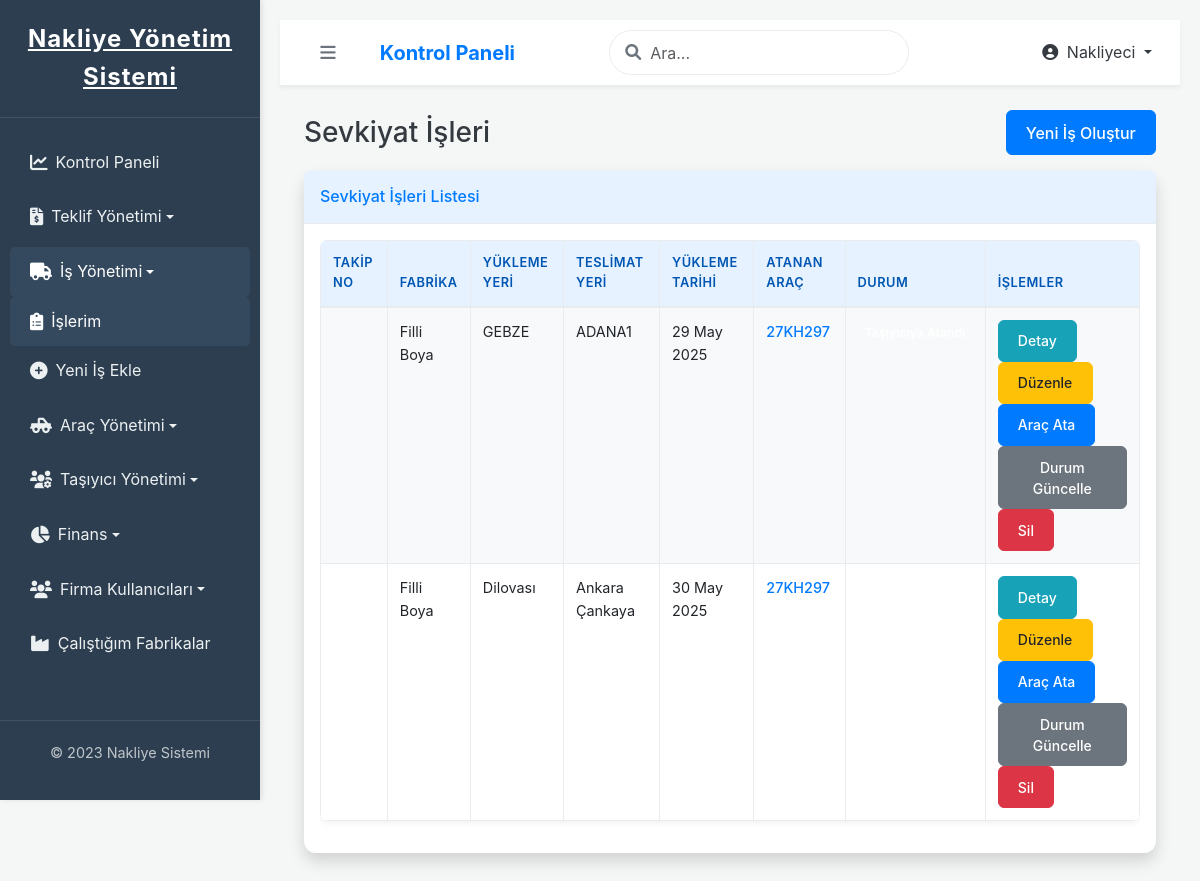
The app's page /nakliyeci/isler/ (signed in), older data.
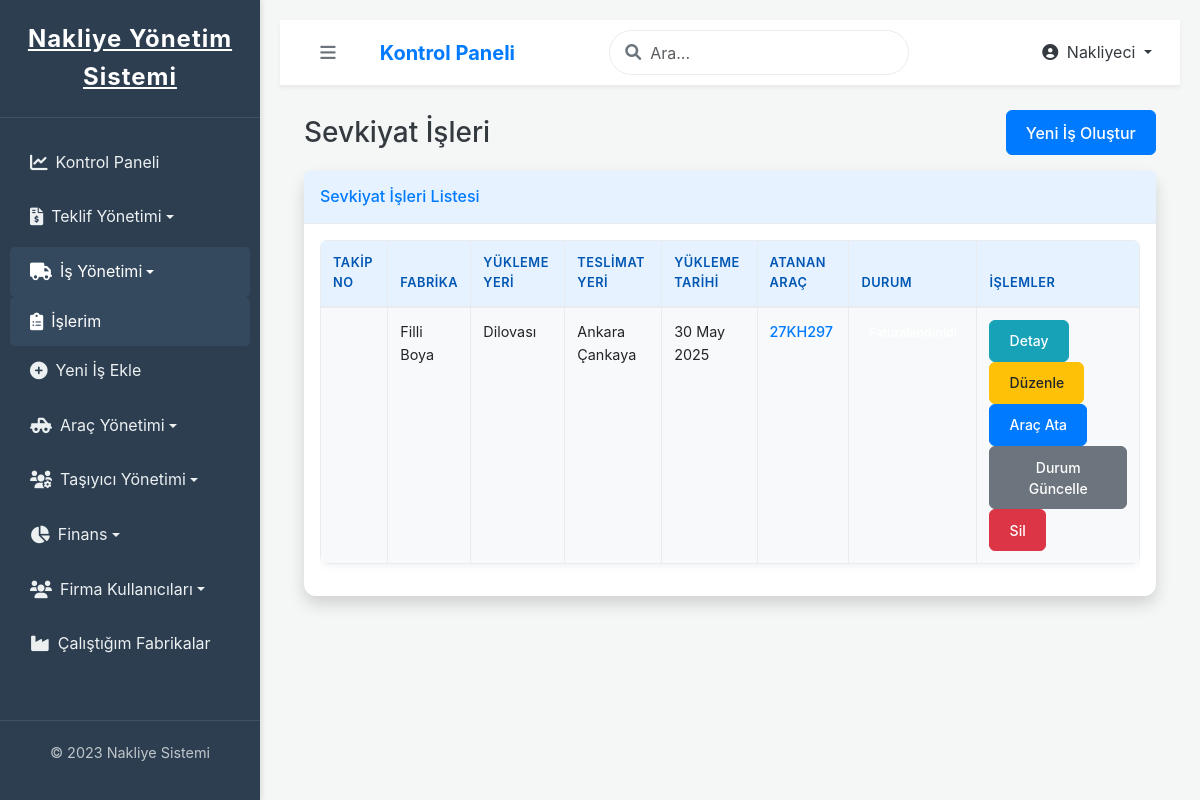
The same page, newer data.
### ana_uygulama/models.py (models this page shows, shortened)
class Shipment(models.Model):
    STATUS_CHOICES = [
        ('PENDING_ASSIGNMENT', 'Atama Bekliyor'), # Tekliften sonra veya manuel oluşturulduğunda ilk durum
        ('ASSIGNED', 'Taşıyıcıya Atandı'),
        ('IN_TRANSIT', 'Yolda'),
        ('DELIVERED', 'Teslim Edildi'),
        ('BILLED', 'Faturalandırıldı'), # Fatura kesildiğinde
        ('COMPLETED', 'Tamamlandı'), # Hem teslim edildi hem de tüm süreç bitti (fatura vs.)
        ('CANCELLED', 'İptal Edildi'),
    ]
    quote_request = models.OneToOneField(
        QuoteRequest,
        on_delete=models.SET_NULL,
        null=True, blank=True,
        verbose_name="İlişkili Fiyat Teklifi",
        related_name='shipment' # Tekliften sevkiyata doğru ters ilişki için
    )
    factory = models.ForeignKey(
        Company,
        on_delete=models.PROTECT, # Fabrika silinirse sevkiyatları koru
        limit_choices_to={'company_type': 'FABRIKA'},
        related_name='shipments_as_customer_factory',
        verbose_name="Müşteri Fabrika"
    )
    shipper_company = models.ForeignKey(
        Company,
        on_delete=models.PROTECT, # Nakliyeci silinirse sevkiyatları koru
        limit_choices_to={'company_type': 'NAKLIYECI'},
        related_name='shipments_managed_by_shipper',
        verbose_name="Nakliyeci Firma"
    )
    origin = models.CharField(max_length=255, verbose_name="Yükleme Yeri")
    destination = models.CharField(max_length=255, verbose_name="Teslimat Yeri")
    load_description = models.TextField(verbose_name="Yük Açıklaması")
    pickup_date = models.DateField(verbose_name="Yükleme Tarihi")
    delivery_date = models.DateField(null=True, blank=True, verbose_name="Teslim Tarihi")
    assigned_vehicle = models.ForeignKey(
        Vehicle,
        on_delete=models.SET_NULL,
        null=True, blank=True,
        verbose_name="Atanan Araç",
        related_name='assigned_shipments' # Aracın atandığı sevkiyatları izlemek için
    )
    price_for_factory = models.DecimalField(max_digits=10, decimal_places=2, verbose_name="Fabrikaya Kesilecek Fiyat (TL)")
    cost_for_shipper = models.DecimalField(max_digits=10, decimal_places=2, null=True, blank=True, verbose_name="Nakliyeciye Maliyet (Taşıyıcıya Ödenen) (TL)")
    status = models.CharField(max_length=20, choices=STATUS_CHOICES, default='PENDING_ASSIGNMENT', verbose_name="Durum")
    created_by_user = models.ForeignKey(
        CustomUser,
        on_delete=models.SET_NULL,
        null=True, blank=True,
        related_name='shipments_created',
        verbose_name="Oluşturan Nakliyeci Kullanıcı"
    )
    created_at = models.DateTimeField(auto_now_add=True, verbose_name="Oluşturulma Tarihi")
    updated_at = models.DateTimeField(auto_now=True, verbose_name="Son Güncelleme Tarihi")
    class Meta:
        verbose_name = "İş / Sevkiyat"
        verbose_name_plural = "İşler / Sevkiyatlar"
        ordering = ['-created_at']

class Company(models.Model):
    COMPANY_TYPE_CHOICES = [
        ('FABRIKA', 'Fabrika'),
        ('NAKLIYECI', 'Nakliyeci'),
    ]
    name = models.CharField(max_length=255, verbose_name="Firma Adı")
    company_type = models.CharField(max_length=10, choices=COMPANY_TYPE_CHOICES, verbose_name="Firma Tipi")
    address = models.TextField(blank=True, null=True, verbose_name="Adres")
    phone = models.CharField(max_length=20, blank=True, null=True, verbose_name="Telefon")
    email = models.EmailField(blank=True, null=True, verbose_name="E-posta")
    tax_id_number = models.CharField(max_length=20, blank=True, null=True, verbose_name="Vergi Numarası")
    is_active = models.BooleanField(default=True, verbose_name="Aktif mi?")
    created_at = models.DateTimeField(auto_now_add=True)
    updated_at = models.DateTimeField(auto_now=True)
    class Meta:
        verbose_name = "Firma"
        verbose_name_plural = "Firmalar"
        ordering = ['name']

class Vehicle(models.Model):
    VEHICLE_TYPE_CHOICES = [
        ('CEKICI', 'Çekici'),
        ('DORSE', 'Dorse'),
        ('KAMYON', 'Kamyon'),
        ('KAMYONET', 'Kamyonet'),
        ('MUTEAHHIT', 'Müteahhit (İş Makinesi)'),
        ('DIGER', 'Diğer'),
    ]
    carrier = models.ForeignKey(
        Carrier,
        on_delete=models.CASCADE, # Taşıyıcı silinirse araçları da silinir.
        related_name='vehicles',
        verbose_name="Araç Sahibi (Taşıyıcı)",
    )
    plate_number = models.CharField(max_length=20, unique=True, verbose_name="Plaka Numarası")
    vehicle_type = models.CharField(max_length=20, choices=VEHICLE_TYPE_CHOICES, default='KAMYON', verbose_name="Araç Tipi")
    capacity_ton = models.DecimalField(max_digits=6, decimal_places=2, null=True, blank=True, verbose_name="Kapasite (Ton)")
    capacity_m3 = models.DecimalField(max_digits=6, decimal_places=2, null=True, blank=True, verbose_name="Kapasite (m³)")
    driver_name = models.CharField(max_length=100, verbose_name="Sürücü Adı Soyadı", blank=True, null=True)
    driver_phone = models.CharField(max_length=20, blank=True, null=True, verbose_name="Sürücü Telefonu")
    license_plate_image = models.FileField(
        upload_to='vehicle_documents/plate_images/',
        blank=True,
        null=True,
        verbose_name="Sürücü Belgesi Görseli",
        validators=[FileExtensionValidator(allowed_extensions=['pdf', 'jpg', 'jpeg', 'png'])]
    )
    vehicle_license_image = models.FileField(
        upload_to='vehicle_documents/vehicle_licenses/',
        blank=True,
        null=True,
        verbose_name="Araç Ruhsat Görseli",
        validators=[FileExtensionValidator(allowed_extensions=['pdf', 'jpg', 'jpeg', 'png'])]
    )
    insurance_document = models.FileField(
        upload_to='vehicle_documents/insurances/',
        blank=True,
        null=True,
        verbose_name="Sigorta Poliçesi (PDF/Resim)",
        validators=[FileExtensionValidator(allowed_extensions=['pdf', 'jpg', 'jpeg', 'png'])]
    )
    inspection_document = models.FileField(
        upload_to='vehicle_documents/inspections/',
        blank=True,
        null=True,
        verbose_name="Muayene Belgesi (PDF/Resim)",
        validators=[FileExtensionValidator(allowed_extensions=['pdf', 'jpg', 'jpeg', 'png'])]
    )
    insurance_expiry_date = models.DateField(blank=True, null=True, verbose_name="Sigorta Bitiş Tarihi")
    inspection_expiry_date = models.DateField(blank=True, null=True, verbose_name="Muayene Bitiş Tarihi")
    is_active = models.BooleanField(default=True, verbose_name="Aktif mi?")
    created_at = models.DateTimeField(auto_now_add=True)
    updated_at = models.DateTimeField(auto_now=True)
    class Meta:
        verbose_name = "Araç"
        verbose_name_plural = "Araçlar"
        ordering = ['plate_number']

### ana_uygulama/views.py (the view, shortened to what this page needs)
# urls.py: path('nakliyeci/isler/', views.shipment_list_nakliyeci_view, name='shipment_list_nakliyeci_view'),
@login_required
def shipment_list_nakliyeci_view(request):
    if not request.user.company or request.user.company.company_type != 'NAKLIYECI':
        messages.error(request, "Bu sayfaya erişim izniniz yok.")
        return redirect('ana_uygulama:dashboard')
    base_queryset = Shipment.objects.filter(
        shipper_company=request.user.company
    ).select_related('factory', 'assigned_vehicle', 'quote_request').order_by('-created_at')
    status_filter = request.GET.get('status')
    page_title_suffix = ""
    status_display_name = ""
    shipments = base_queryset
    context = {
        'shipments': shipments,
        'page_title': f"İşlerim{page_title_suffix}",
        'thirty_days_later': timezone.now().date() + timedelta(days=30),
        'current_status_filter': status_filter,
        'status_display_name_for_filter': status_display_name,
        'status_choices': Shipment.STATUS_CHOICES, # For filter in template
    }
    return render(request, 'ana_uygulama/nakliyeci/shipment_list.html', context)

### ana_uygulama/templates/ana_uygulama/nakliyeci/shipment_list.html (shortened to what this page needs)
{% extends "base.html" %}
{% load static %}
{% load humanize %}
{% block content %}
<div class="container-fluid">
    <div class="d-flex justify-content-between align-items-center mb-3">
        <h1 class="h3 mb-0 text-gray-800">Sevkiyat İşleri</h1>
        <a href="{% url 'ana_uygulama:shipment_create_nakliyeci_view' %}" class="btn btn-primary">Yeni İş Oluştur</a>
    </div>
    <div class="card shadow mb-4">
        <div class="card-header py-3">
            <h6 class="m-0 font-weight-bold text-primary">Sevkiyat İşleri Listesi</h6>
        </div>
        <div class="card-body">
            <div class="table-responsive">
                {% if shipments %}
                <table class="table table-bordered table-striped table-hover" id="dataTable" width="100%" cellspacing="0">
                    <thead>
                        <tr>
                            <th>Takip No</th>
                            <th>Fabrika</th>
                            <th>Yükleme Yeri</th>
                            <th>Teslimat Yeri</th>
                            <th>Yükleme Tarihi</th>
                            <th>Atanan Araç</th>
                            <th>Durum</th>
                            <th>İşlemler</th>
                        </tr>
                    </thead>
                    <tbody>
                        {% for shipment in shipments %}
                        <tr>
                            <td>{{ shipment.tracking_number }}</td>
                            <td>{{ shipment.factory.name }}</td>
                            <td>{{ shipment.origin }}</td>
                            <td>{{ shipment.destination }}</td>
                            <td>{{ shipment.pickup_date|date:"d M Y" }}</td>
                            <td>
                                {% if shipment.assigned_vehicle %}
                                    <a href="{% url 'ana_uygulama:vehicle_detail_nakliyeci_view' shipment.assigned_vehicle.id %}" class="text-primary text-decoration-none">
                                        {{ shipment.assigned_vehicle.plate_number }}
                                    </a>
                                {% else %}
                                    Atanmadı
                                {% endif %}
                            </td>
                            <td>
                                <span class="badge {% if shipment.status == 'PENDING' %}badge-pending{% elif shipment.status == 'ASSIGNED' %}badge-assigned{% elif shipment.status == 'IN_TRANSIT' %}badge-in-transit{% elif shipment.status == 'DELIVERED' %}badge-delivered{% elif shipment.status == 'COMPLETED' %}badge-completed{% elif shipment.status == 'CANCELLED' %}badge-cancelled{% endif %}">
                                </span>
                            </td>
                            <td>
                                <a href="{% url 'ana_uygulama:shipment_detail_nakliyeci_view' shipment.id %}" class="btn btn-info btn-sm">Detay</a>
                                <a href="{% url 'ana_uygulama:shipment_update_nakliyeci_view' shipment.id %}" class="btn btn-warning btn-sm">Düzenle</a>
                                <a href="{% url 'ana_uygulama:assign_vehicle_to_shipment_view' shipment.id %}" class="btn btn-primary btn-sm">Araç Ata</a>
                                <a href="{% url 'ana_uygulama:update_shipment_status_nakliyeci_view' shipment.id %}" class="btn btn-secondary btn-sm">Durum Güncelle</a>
                                <a href="{% url 'ana_uygulama:shipment_delete_nakliyeci_view' shipment.id %}" class="btn btn-danger btn-sm">Sil</a>
                            </td>
                        </tr>
                        {% endfor %}
                    </tbody>
                </table>
                {% else %}
                <div class="alert alert-info text-center" role="alert">
                    Henüz kayıtlı sevkiyat işiniz bulunmamaktadır.
                </div>
                {% endif %}
            </div>
        </div>
    </div>
</div>
{% endblock content %}

Row changes from the older to the newer data that the page shows:
removed Shipment: factory.name "Filli Boya", origin "GEBZE", destination "ADANA1", pickup_date "29 May 2025", assigned_vehicle.plate_number "27KH297"
